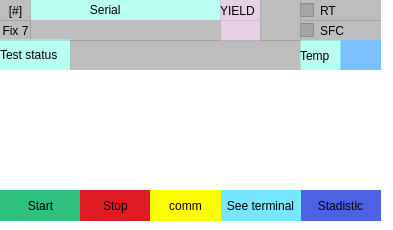
          <widget class="QFrame" name="frame_8">
           <property name="geometry">
            <rect>
             <x>810</x>
             <y>0</y>
             <width>393</width>
             <height>230</height>
            </rect>
           </property>
           <property name="styleSheet">
            <string notr="true">border-radius:0px;
background-color: rgb(255, 255, 255);</string>
           </property>
           <property name="frameShape">
            <enum>QFrame::StyledPanel</enum>
           </property>
           <property name="frameShadow">
            <enum>QFrame::Raised</enum>
           </property>
           <widget class="QLabel" name="label_41">
            <property name="geometry">
             <rect>
              <x>30</x>
              <y>0</y>
              <width>191</width>
              <height>20</height>
             </rect>
            </property>
            <property name="styleSheet">
             <string notr="true">color: rgb(0, 0, 0);background-color: rgba(137, 255, 235, 150);</string>
            </property>
            <property name="text">
             <string>                  Serial</string>
            </property>
           </widget>
           <widget class="QPushButton" name="nt_opc_10">
            <property name="geometry">
             <rect>
              <x>0</x>
              <y>0</y>
              <width>31</width>
              <height>21</height>
             </rect>
            </property>
            <property name="styleSheet">
             <string notr="true">QPushButton{
	
	background-color: rgba(151, 151, 151, 163);
}
QPushButton:hover{
	
	
	background-color: rgba(255, 255, 255, 3);
}</string>
            </property>
            <property name="text">
             <string>[#]</string>
            </property>
           </widget>
           <widget class="QLabel" name="nt_sn_auto_10">
            <property name="geometry">
             <rect>
              <x>30</x>
              <y>20</y>
              <width>191</width>
              <height>21</height>
             </rect>
            </property>
            <property name="styleSheet">
             <string notr="true">background-color: rgba(151, 151, 151, 163);</string>
            </property>
            <property name="text">
             <string/>
            </property>
           </widget>
           <widget class="QPushButton" name="nt_fixt_10">
            <property name="geometry">
             <rect>
              <x>0</x>
              <y>20</y>
              <width>31</width>
              <height>21</height>
             </rect>
            </property>
            <property name="styleSheet">
             <string notr="true">QPushButton{
	
	background-color: rgba(151, 151, 151, 163);
}
QPushButton:hover{
	
	
	background-color: rgba(255, 255, 255, 3);
}</string>
            </property>
            <property name="text">
             <string>Fix 7</string>
            </property>
           </widget>
           <widget class="QLabel" name="label_42">
            <property name="geometry">
             <rect>
              <x>0</x>
              <y>39</y>
              <width>71</width>
              <height>31</height>
             </rect>
            </property>
            <property name="styleSheet">
             <string notr="true">color: rgb(0, 0, 0);background-color: rgba(137, 255, 235, 150);</string>
            </property>
            <property name="text">
             <string>Test status</string>
            </property>
           </widget>
           <widget class="QLabel" name="nt_status_10">
            <property name="geometry">
             <rect>
              <x>70</x>
              <y>40</y>
              <width>231</width>
              <height>31</height>
             </rect>
            </property>
            <property name="styleSheet">
             <string notr="true">background-color: rgba(151, 151, 151, 163);</string>
            </property>
            <property name="text">
             <string/>
            </property>
           </widget>
           <widget class="QLabel" name="lb_status_10">
            <property name="geometry">
             <rect>
              <x>220</x>
              <y>0</y>
              <width>41</width>
              <height>21</height>
             </rect>
            </property>
            <property name="styleSheet">
             <string notr="true">color: rgb(0, 0, 0);background-color: rgba(200, 154, 200, 118);</string>
            </property>
            <property name="text">
             <string>YIELD</string>
            </property>
           </widget>
           <widget class="QLabel" name="nt_yiel_10">
            <property name="geometry">
             <rect>
              <x>220</x>
              <y>20</y>
              <width>41</width>
              <height>21</height>
             </rect>
            </property>
            <property name="styleSheet">
             <string notr="true">background-color: rgba(200, 154, 200, 118);</string>
            </property>
            <property name="text">
             <string/>
            </property>
           </widget>
           <widget class="QCheckBox" name="chk_nt_status_10">
            <property name="geometry">
             <rect>
              <x>300</x>
              <y>20</y>
              <width>81</width>
              <height>21</height>
             </rect>
            </property>
            <property name="styleSheet">
             <string notr="true">background-color: rgba(151, 151, 151, 163);</string>
            </property>
            <property name="text">
             <string>SFC</string>
            </property>
           </widget>
           <widget class="QPushButton" name="nt_stats_10">
            <property name="geometry">
             <rect>
              <x>300</x>
              <y>190</y>
              <width>81</width>
              <height>31</height>
             </rect>
            </property>
            <property name="styleSheet">
             <string notr="true">QPushButton{
background-color: qlineargradient(spread:pad, x1:0, y1:0, x2:1, y2:1, stop:1 rgba(75, 98, 226, 255));
}
QPushButton:hover{
	background-color: qconicalgradient(cx:0.5, cy:0.5, angle:0, stop:0 rgba(255, 0, 0, 255), stop:0.166 rgba(255, 255, 0, 255), stop:0.333 rgba(0, 255, 0, 255), stop:0.5 rgba(0, 255, 255, 255), stop:0.666 rgba(0, 0, 255, 255), stop:0.833 rgba(255, 0, 255, 255), stop:1 rgba(255, 0, 0, 255));
}</string>
            </property>
            <property name="text">
             <string>Stadistic</string>
            </property>
           </widget>
           <widget class="QPushButton" name="nt_start_10">
            <property name="geometry">
             <rect>
              <x>0</x>
              <y>190</y>
              <width>81</width>
              <height>31</height>
             </rect>
            </property>
            <property name="styleSheet">
             <string notr="true">QPushButton{
	background-color: rgb(46, 194, 126);
}
QPushButton:hover{
	
	background-color: rgb(143, 240, 164);
	color: rgb(0, 0, 0);
}</string>
            </property>
            <property name="text">
             <string>Start</string>
            </property>
           </widget>
           <widget class="QPushButton" name="nt_stop_10">
            <property name="geometry">
             <rect>
              <x>80</x>
              <y>190</y>
              <width>71</width>
              <height>31</height>
             </rect>
            </property>
            <property name="styleSheet">
             <string notr="true">QPushButton{
	background-color: rgb(224, 27, 36);
}
QPushButton:hover{
	background-color: rgb(246, 97, 81);
}</string>
            </property>
            <property name="text">
             <string>Stop</string>
            </property>
           </widget>
           <widget class="QPushButton" name="nt_see_10">
            <property name="geometry">
             <rect>
              <x>220</x>
              <y>190</y>
              <width>81</width>
              <height>31</height>
             </rect>
            </property>
            <property name="styleSheet">
             <string notr="true">QPushButton{
	
	background-color: rgb(121, 230, 255);
	color: rgb(0, 0, 0);
}
QPushButton:hover{
	
	background-color: rgb(0, 170, 255);
	color: rgb(255, 255, 255);
}</string>
            </property>
            <property name="text">
             <string>See terminal</string>
            </property>
           </widget>
           <widget class="QLabel" name="temp_7">
            <property name="geometry">
             <rect>
              <x>340</x>
              <y>40</y>
              <width>41</width>
              <height>31</height>
             </rect>
            </property>
            <property name="styleSheet">
             <string notr="true">background-color: rgb(125, 192, 255);
color: rgb(0, 0, 0);</string>
            </property>
            <property name="text">
             <string/>
            </property>
           </widget>
           <widget class="QLabel" name="label_68">
            <property name="geometry">
             <rect>
              <x>300</x>
              <y>40</y>
              <width>41</width>
              <height>31</height>
             </rect>
            </property>
            <property name="styleSheet">
             <string notr="true">background-color: rgba(137, 255, 235, 150);
color: rgb(0, 0, 0);</string>
            </property>
            <property name="text">
             <string>Temp</string>
            </property>
           </widget>
           <widget class="QPushButton" name="term_7">
            <property name="geometry">
             <rect>
              <x>150</x>
              <y>190</y>
              <width>71</width>
              <height>31</height>
             </rect>
            </property>
            <property name="styleSheet">
             <string notr="true">QPushButton{
	
	
	background-color: rgb(255, 255, 0);
	color: rgb(0, 0, 0);
}
QPushButton:hover{
	
	
	background-color: rgb(253, 255, 106);
	color: rgb(255, 255, 255);
}</string>
            </property>
            <property name="text">
             <string>comm</string>
            </property>
           </widget>
           <widget class="QCheckBox" name="rt_7">
            <property name="geometry">
             <rect>
              <x>300</x>
              <y>0</y>
              <width>81</width>
              <height>21</height>
             </rect>
            </property>
            <property name="styleSheet">
             <string notr="true">background-color: rgba(151, 151, 151, 163);</string>
            </property>
            <property name="text">
             <string>RT</string>
            </property>
           </widget>
           <widget class="QLabel" name="led_auto_7">
            <property name="geometry">
             <rect>
              <x>260</x>
              <y>0</y>
              <width>41</width>
              <height>41</height>
             </rect>
            </property>
            <property name="styleSheet">
             <string notr="true">background-color: rgba(151, 151, 151, 163);
color: rgb(0, 0, 0);</string>
            </property>
            <property name="text">
             <string/>
            </property>
           </widget>
           <widget class="QWidget" name="verticalLayoutWidget_7">
            <property name="geometry">
             <rect>
              <x>0</x>
              <y>70</y>
              <width>381</width>
              <height>119</height>
             </rect>
            </property>
            <layout class="QVBoxLayout" name="st_7"/>
           </widget>
          </widget>
